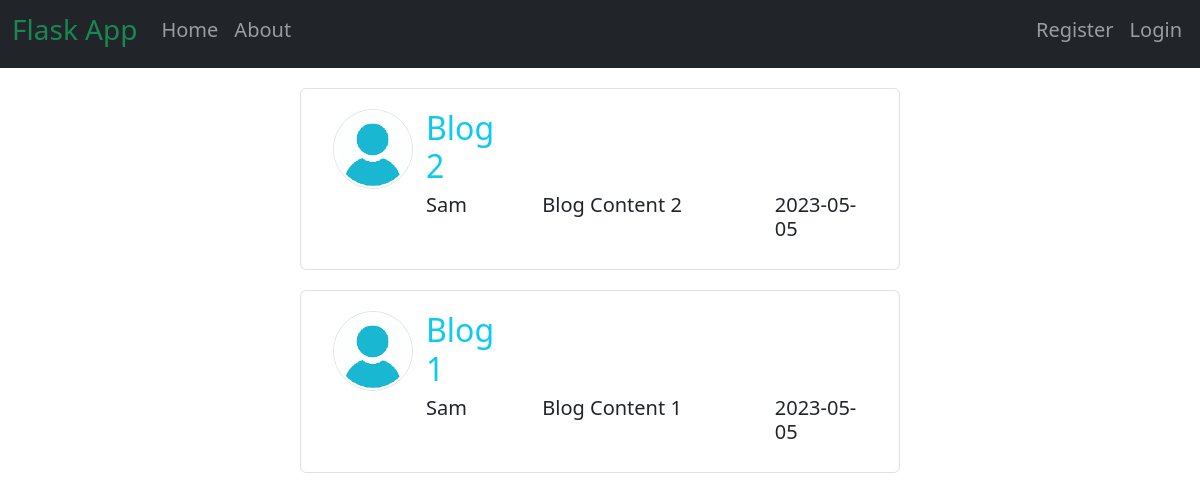
Page /home on the earlier database version.
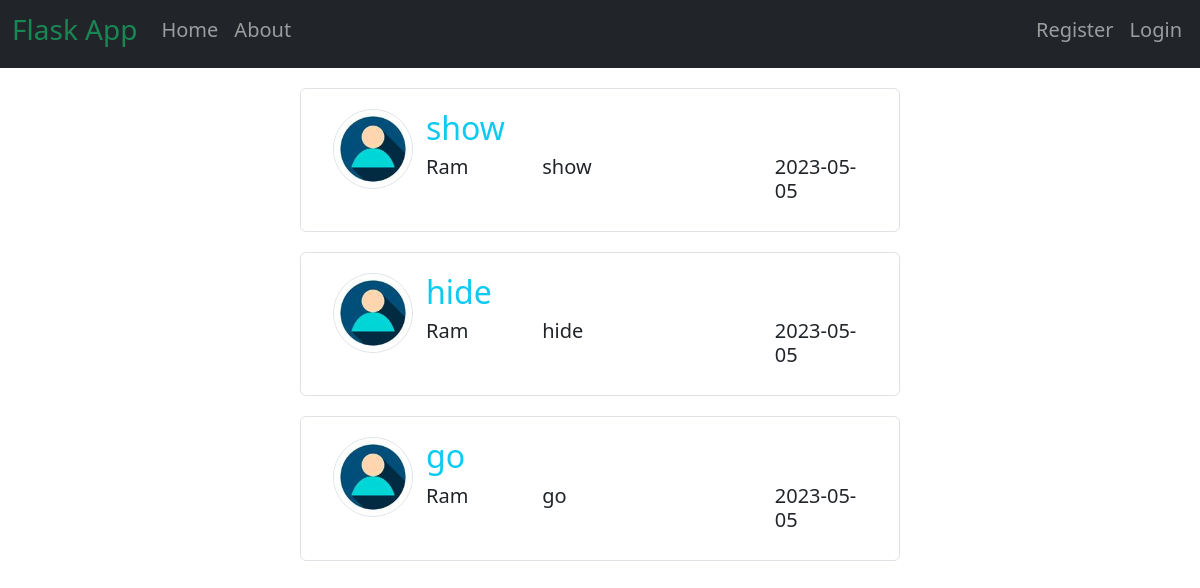
Same page on the later database version.
### flaskblog/models.py (models this page shows, shortened)
class Post(db.Model):
   id = db.Column(db.Integer, primary_key=True)
   title = db.Column(db.String(100), nullable=False)
   date_posted = db.Column(db.DateTime, nullable=False, default=datetime.utcnow)
   content = db.Column(db.Text, nullable=False)
   user_id = db.Column(db.Integer, db.ForeignKey('user.id'), nullable=False)

class User(db.Model, UserMixin):
   id = db.Column(db.Integer, primary_key=True)
   username = db.Column(db.String(20), unique=True, nullable=False)
   email = db.Column(db.String(120), unique=True, nullable=False)
   image_file = db.Column(db.String(20), nullable=False, default='default.jpg')
   password = db.Column(db.String(60), nullable=False)
   posts = db.relationship('Post', backref='author', lazy=True)

### flaskblog/routes.py (the view)
@app.route('/')
@app.route('/home')
def home():
   page = request.args.get('page', 1, type=int)
   posts = Post.query.order_by(Post.date_posted.desc()).paginate(page=page, per_page=3)
   return render_template('index.html', posts=posts)

### flaskblog/templates/index.html
{% extends 'layout.html' %}
{% block content %}
    {% for post in posts %}
    <div class="blog row border rounded">
        <div class="col-2">
            <img class="rounded-circle border" src="{{ url_for('static', filename='profile_pics/' + post.author.image_file) }}" height="80">
        </div>
        <div class="col-10">
            <div class="row">
                <h2 class="col-2 text-info">{{post.title}}</h2>
            </div>
            <div class="row">
                <h5 class="col-3">{{post.author.username}}</h5>
                <h5 class="col-6">{{post.content}}</h5>
                <h5 class="col-3">{{post.date_posted.strftime('%Y-%m-%d')}}</h5>
            </div>
        </div>
    </div>
    {% endfor %}
{% endblock %}

Differences in the rows shown:
no longer on this page (row unchanged): Post: image_file (picture), title "Blog 2", author.username "Sam", content "Blog Content 2", date_posted "2023-05-05"
no longer on this page (row unchanged): Post: image_file (picture), title "Blog 1", author.username "Sam", content "Blog Content 1", date_posted "2023-05-05"
added Post: image_file (picture), title "show", author.username "Ram", content "show", date_posted "2023-05-05"
added Post: image_file (picture), title "hide", author.username "Ram", content "hide", date_posted "2023-05-05"
added Post: image_file (picture), title "go", author.username "Ram", content "go", date_posted "2023-05-05"
